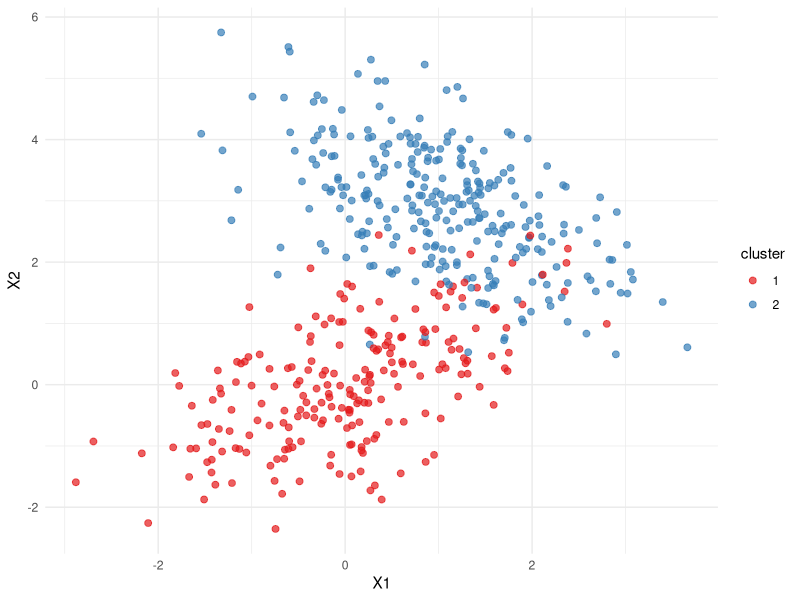

Generate this figure with R:
## ---- chunk 1
knitr::opts_chunk$set(echo = TRUE)
## ---- chunk 2
library(ggplot2)
library(mclust)
library(MASS)
library(tidyverse)
library(mixtools)
set.seed(2024)
n <- 500
mu <- matrix(c(0,0,
               1,3),byrow=T,ncol=2)
covar <- array(rep(NA,2*2*2), c(2,2,2))  # 3D matrix
covar[,,1] <- matrix(c(1, 0.5, 
                       0.5,1), 
                     nrow=2, 
                     byrow=TRUE) # positive cov
covar[,,2] <- matrix(c(1,-0.5,
                       -0.5,1), 
                     nrow=2, 
                     byrow=TRUE) # negative cov

# mixing coefficents
pi_k      <- c(0.4,0.6)                           
class <- sample(1:2, n, replace=TRUE, prob=pi_k)
data<-matrix(rep(NA,n*2), ncol=2)
for(i in 1:n){
  data[i,]=mvrnorm(1,mu=mu[class[i],],Sigma=covar[,,class[i]])
}

data_clustered <- data.frame(data, cluster = factor(class))

# scatter plot colored by cluster
ggplot(data_clustered, aes(x = X1, y = X2, color = cluster)) +
  geom_point(size = 2, alpha = 0.7) +
  labs(x = "X1", y = "X2") +
  theme_minimal() +
  scale_color_brewer(palette = "Set1")
## ---- chunk 3
k_means <- function(data,K, max_iter=100,tol = 1e-6) {
  n <- nrow(data)  # Number of data points
  d <- ncol(data)  # Dimension of the data
  # initialization mu_k and gamma_ik
  mu_k<-data[sample(1:n, K),]
  gamma_ik <- rep(0, n)
  old_muk <- mu_k
  for (iter in 1:max_iter) {
    # first update gamma_ik
    for( i in 1:n){
      # objective function
      obj <- apply(mu_k, 1, function(mu_k) sum((data[i, ] - mu_k)^2))
      gamma_ik[i] <- which.min(obj)
    }
    # update mu_k: calculate mean for each cluster 
    for( k in 1:K){
      subpoints_k=data[gamma_ik==k,]
      if (nrow(subpoints_k) > 0) {
       mu_k[k,]<-colMeans(subpoints_k)
      }
    }
    # Check for convergence
    if (sum((mu_k - old_muk)^2) < tol) {
      cat("Converged after", iter, "iterations.\n")
      break
    }
    old_muk <- mu_k
  }
  return(list(mu_k = mu_k, gamma_ik = gamma_ik))
}
## ---- chunk 4
EM<-function(data,K,max_iter=100,tol = 1e-6){
  n = nrow(data)
  d = ncol(data)
  # initialization
  pi_k = rep(1/K, K)
  # initialize parameters using K-means
  kmeans_result <- k_means(data, K)
  mu_k <- kmeans_result$mu_k 
  Sigmas <- array(rep(NA,2*2*d), c(2,2,d))
  
  for(k in 1:K){
    Sigmas[,,k] <- diag(d)
  }
  gamma = matrix(0,nrow=n,ncol=K)
  gamma_old = gamma

 for (i in 1:max_iter) {
    # E-step
    for(k in 1:K){
     gamma[,k] <- apply(data, 1, function(xi) {pi_k[k] * dmvnorm(xi,mu_k[k,], Sigmas[,,k])})
    }
    gamma<-gamma/rowSums(gamma)
    if (sum(abs(gamma - gamma_old)) < tol){
      break      
    }

    gamma_old <- gamma
    
    # M-step
    n_k <- colSums(gamma) 
    # Update the mixing coefficients
    pi_k <- n_k / n
    # Update the means
    for (k in 1:K) {
      mu_k[k] <- sum(gamma[, k] * data) / n_k[k]
    
    Sigmas[,,k] <- 0
    for (i in 1:n) {
      diff <- matrix(data[i, ] - mu_k[k, ], nrow = 1)
      Sigmas[,,k] <- Sigmas[,,k] + gamma[i, k] * t(diff) %*% diff
    }
    Sigmas[,,k] <- Sigmas[,,k] / n_k[k]
    }

 }
  # Return the estimated parameters
  return(list(pi_k = pi_k, mu_k = mu_k, gamma_k=gamma))
}

## ---- chunk 5
set.seed(2024)
n <- 500
mu <- matrix(c(0,0,
               1,3),byrow=T,ncol=2)
covar <- array(rep(NA,2*2*2), c(2,2,2))  # 3D matrix
covar[,,1] <- matrix(c(1, 0.5, 
                       0.5,1), 
                     nrow=2, 
                     byrow=TRUE) # positive cov
covar[,,2] <- matrix(c(1,-0.5,
                       -0.5,1), 
                     nrow=2, 
                     byrow=TRUE) # negative cov

# mixing coefficents
pi_k      <- c(0.4,0.6)                           
class <- sample(1:2, n, replace=TRUE, prob=pi_k)
data<-matrix(rep(NA,n*2), ncol=2)
for(i in 1:n){
  data[i,]=mvrnorm(1,mu=mu[class[i],],Sigma=covar[,,class[i]])
}
## ---- chunk 6
result_kmeans = k_means(data,K=2)  
print(result_kmeans$mu_k)   # means

result_em = EM(data,K=2)  
print(result_em$mu_k)   
